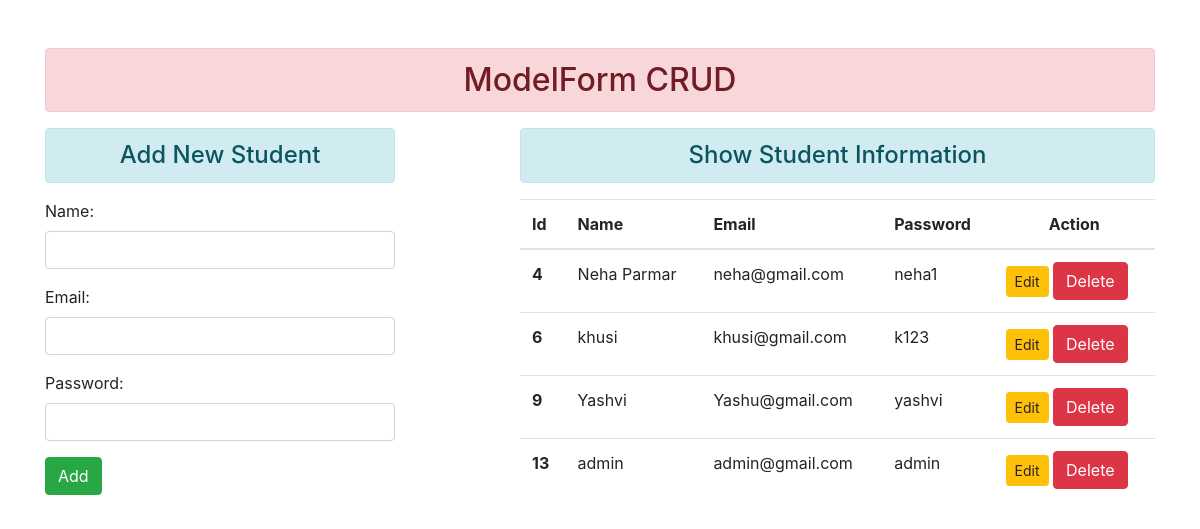
The page / on the database its author committed.
### app_enroll/models.py (models this page shows)
class User(models.Model):
    name = models.CharField(max_length=70)
    email = models.EmailField(max_length=100)
    password = models.CharField(max_length=100)

### app_enroll/views.py (the view)
# urls.py: path('' , views.add_display,name="AddAndDisplayData"),
def add_display(request):
    if request.method == 'POST':
        fm = StudentRegistration(request.POST)
        if fm.is_valid():
            nm = fm.cleaned_data['name']
            em = fm.cleaned_data['email']
            pw = fm.cleaned_data['password']  #dont write it if we doesnt want to display password in database
            reg = User(name=nm , email=em , password=pw)  # same as above
            reg.save()
            fm = StudentRegistration() # To make Blank Form after Click On Add Button
    else:
        fm = StudentRegistration()
    stud = User.objects.all()
    return render(request,'enroll/addAndDisplay.html', {'form':fm , 'stu':stud})

### app_enroll/forms.py
class StudentRegistration(forms.ModelForm):
    class Meta:
        model=User
        fields = ['name','email','password']
        widgets = {
            'name' : forms.TextInput(attrs={'class':'form-control'}),
            'email' : forms.EmailInput(attrs={'class':'form-control'}),
            'password' : forms.PasswordInput(render_value=True,attrs={'class':'form-control'}) # render_value to show password while update form open
        }

### app_enroll/templates/enroll/addAndDisplay.html (shortened to what this page needs)
{% extends 'enroll/base.html' %}
{% block content %}
<div class="row">
    <div class="col-sm-4">
        <h4 class="text-center alert alert-info "> Add New Student </h4>
            <form action=" " method="POST">
            {{ form.as_p}}
            <input type="submit" class="btn btn-success" value="Add">
            </form>
    </div>
    <div class="col-sm-7 offset-1">
        <h4 class="text-center alert alert-info "> Show Student Information </h4>
        {% if stu %}
        <table class="table table-hover">
            <thead>
              <tr>
                <th scope="col">Id</th>
                <th scope="col">Name</th>
                <th scope="col">Email</th>
                <th scope="col">Password</th>
                <th scope="col" class="text-center">Action </th>
              </tr>
            </thead>
            <tbody>
                {% for st in stu %}
                    <tr>
                        <th scope="row">{{st.id}}</th>
                        <td>{{st.name}}</td>
                        <td>{{st.email}}</td>
                        <td>{{st.password}}</td>
                        <td> <a href="{% url 'UpdateData' st.id %}" class="btn btn-warning btn-sm"> Edit </a>
                        <form action="{% url 'DeleteData' st.id %} " method="POST" class="d-inline">
                            <input type="submit" class="btn btn-danger" value="Delete">
                        </form>
                    </td>
                    </tr>
                {% endfor %}
            </tbody>
          </table>
        {% else %}
            <h4 class="text-center alert alert-warning"> No Data </h4>
        {% endif %}
    </div>
</div>
{% endblock content %}

### app_enroll/templates/enroll/base.html (shortened to what this page needs)
<!DOCTYPE html>
{% load static %}
<html>
    <head>
        <link rel="stylesheet" href="{% static 'enroll/css/bootstrap.css' %}"
        <link rel="stylesheet" href="{% static 'enroll/css/style.css' %}">
    </head>
    <body>
    <div class="container mt-5">
        <h2 class="text-center alert alert-danger"> ModelForm CRUD </h2>
        {% block content %}
        {% endblock content %}
    </div>
    </body>
</html>

### rows shown on the page
User: id "4", name "Neha Parmar", email "neha@gmail.com", password "neha1"
User: id "6", name "khusi", email "khusi@gmail.com", password "k123"
User: id "9", name "Yashvi", email "Yashu@gmail.com", password "yashvi"
User: id "13", name "admin", email "admin@gmail.com", password "admin"
